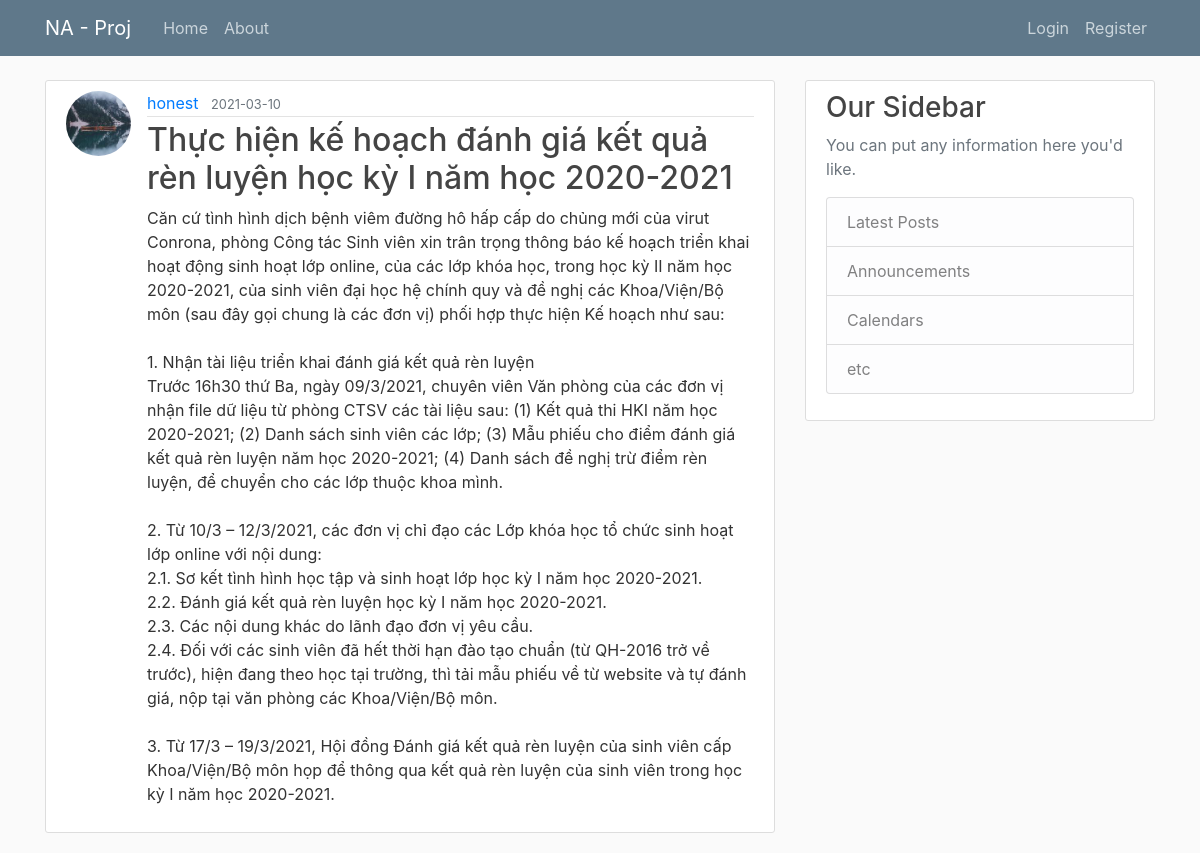
Screenshot of /post/3 with the database file from the repository.
### na_service/models.py (models this page shows, shortened)
class User(db.Model, UserMixin):
    id = db.Column(db.Integer, primary_key=True)
    username = db.Column(db.String(20), unique=True, nullable=False)
    email = db.Column(db.String(120), unique=True, nullable=False)
    image_file = db.Column(db.String(20), nullable=False, default='default.jpg')
    password = db.Column(db.String(60), nullable=False)
    posts = db.relationship('Post', backref='author', lazy=True)

class Post(db.Model):
    id = db.Column(db.Integer, primary_key=True)
    title = db.Column(db.String(100), nullable=False)
    date_posted = db.Column(db.DateTime, nullable=False, default=datetime.utcnow())
    content = db.Column(db.Text, nullable=False)
    user_id = db.Column(db.Integer, db.ForeignKey('user.id'), nullable=False)

### na_service/posts/routes.py (the view)
@posts.route("/post/<int:post_id>")
def post(post_id):
    post = Post.query.get_or_404(post_id)
    return render_template('post.html', title=post.title, post=post)

### na_service/templates/post.html (shortened to what this page needs)
{% extends "layout.html" %}
{% block content %}
    <article class="media content-section">
        <img class="rounded-circle article-img" src="{{ url_for('static', filename='profile_pics/' + post.author.image_file) }}" alt="image of author">
        <div class="media-body">
            <div class="article-metadata">
                <a class="mr-2" href="{{ url_for('users.user_posts', username=post.author.username) }}">{{ post.author.username }}</a>
                <small class="text-muted">{{ post.date_posted.strftime('%Y-%m-%d') }}</small>
            </div>
            <h2 class="article-title">{{ post.title }}</a></h2>
            <p class="article-content">{{ post.content }}</p>
        </div>
    </article>
{% endblock content %}

### na_service/static/css/main.css (style rules this page uses)
body { background: #fafafa; color: #333333; margin-top: 5rem; }
h1, h2, h3, h4, h5, h6 { color: #444444; }
.content-section { background: #ffffff; padding: 10px 20px; border: 1px solid #dddddd; border-radius: 3px; margin-bottom: 20px; }
.article-title { color: #444444; }
.article-content { white-space: pre-line; }
.article-img { height: 65px; width: 65px; margin-right: 16px; }
.article-metadata { padding-bottom: 1px; margin-bottom: 4px; border-bottom: 1px solid #e3e3e3 }

### rows the page displays
User: image_file (picture), author.username "honest"
Post: date_posted "2021-03-10", title "Thực hiện kế hoạch đánh giá kết quả rèn luyện học kỳ I năm học 2020-2021", content "Căn cứ tình hình dịch bệnh viêm đường hô hấp cấp do chủng mới của virut Conrona, phòng Công tác Sinh viên xin trân trọng thông báo kế hoạch triển khai hoạt động sinh hoạt lớp online, của các lớp khóa học, trong học kỳ II năm học 2020-2021, của sinh viên đại học hệ chính quy và đề nghị các Khoa/Viện/Bộ môn (sau đây gọi chung là các đơn vị) phối hợp thực hiện Kế hoạch như sau: 1. Nhận tài liệu triển khai đánh giá kết quả rèn luyện Trước 16h30 thứ Ba, ngày 09/3/2021, chuyên viên Văn phòng của các đơn vị nhận file dữ liệu từ phòng CTSV các tài liệu sau: (1) Kết quả thi HKI năm học 2020-2021; (2) Danh sách sinh viên các lớp; (3) Mẫu phiếu cho điểm đánh giá kết quả rèn luyện năm học 2020-2021;…"
